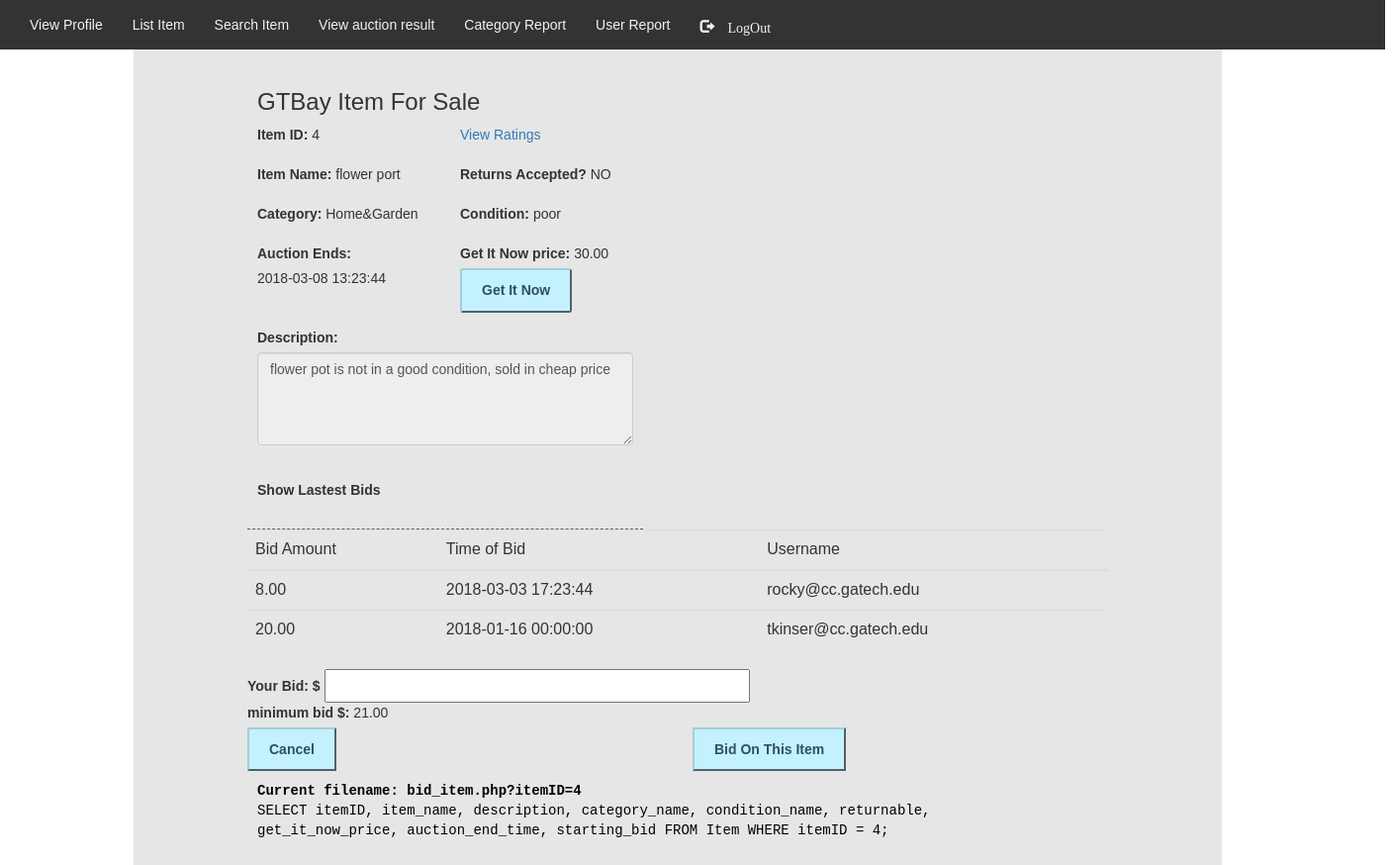
/bid_item.php?itemID=4 (signed in), run on the app's committed database.
### tables this page shows
CREATE TABLE `Item` (
  `itemID` int(16) UNSIGNED NOT NULL AUTO_INCREMENT,
  `username` varchar(250) NOT NULL,
  `item_name` varchar(250) NOT NULL,
  `description` varchar(250) NOT NULL,
  `get_it_now_price` decimal(13,2) DEFAULT NULL,
  `minimum_sale_price` decimal(13,2) NOT NULL,
  `returnable` tinyint(1) NOT NULL,
  `starting_bid` decimal(13,2) NOT NULL,
  `auction_end_time` datetime NOT NULL,
  `category_name` varchar(250) NOT NULL,
  `condition_name` varchar(250) NOT NULL,
   PRIMARY KEY (itemID),
   KEY username (username),
   KEY condition_name (condition_name),
   KEY category_name (category_name)
);

### bid_item.php (the view, shortened to what this page needs)
<?php
include('lib/common.php');
$search_itemID = (int)$_GET['itemID'];
$query = "SELECT itemID, item_name, description, category_name, condition_name, returnable, get_it_now_price, auction_end_time, starting_bid " .
"FROM Item " .
"WHERE itemID = $search_itemID";
$result = mysqli_query($db, $query);
if (!empty($result) && (mysqli_num_rows($result) == 0) ) {
	array_push($error_msg,  "SELECT ERROR:  <br>" . __FILE__ ." line:". __LINE__ );
} else {
	while ($row = mysqli_fetch_array($result, MYSQLI_ASSOC)){
		$ID_item = $row['itemID'];
		$name_item = $row['item_name'];
		$description_item = $row['description'] ;
		$condition_item = $row['condition_name'];
		$category_item = $row['category_name'];
		$returable = (int)$row['returnable'];
		$getitnowprice_item = $row['get_it_now_price'];
		$auctionendtime_item = $row['auction_end_time'];
		$starting_bid = $row['starting_bid'];
	}
}
$min_query = "SELECT max(bid_amount) AS MAX FROM `Bid/GetItNow` WHERE itemID=$search_itemID; ";
$min_result = mysqli_query($db, $min_query);
if (!empty($min_result) && (mysqli_num_rows($min_result) == 0) ) {
	array_push($error_msg,  "SELECT ERROR:  <br>" . __FILE__ ." line:". __LINE__ .$min_query);
} else {
	while ($row = mysqli_fetch_array($min_result, MYSQLI_ASSOC)){
		$min_bid = $row['MAX'];
	}
}
if($min_bid <= $starting_bid) {
	if($starting_bid > 0) {
		$min_bid = $starting_bid;
	} else {
		$min_bid = 0.01;
	}
} else {
	$min_bid = $min_bid + 1;
}
$min_bid = number_format((float)$min_bid, 2, '.', '');
$cur_username = $_SESSION['username'];
$desc_query = "SELECT * FROM Item WHERE itemID = $search_itemID AND username = '$cur_username'";
$desc_result = mysqli_query($db, $desc_query);
$desc_count = mysqli_num_rows($desc_result);
?>
<?php include("lib/menu.php"); ?>
<link rel="stylesheet" href="css/style.css">
<div class="container">
	<div class="center_content">
		<div class="col-lg-10 col-lg-offset-1">
			<div class="features">
				<div class="profile_section">
					<h3>GTBay Item For Sale</h3>
					<form class="bidform" action="bid_item.php" method="post">
						<div class = "row">
							<div class = "col-md-6">
								<div class = "form-group">
									<label for = "itemname_form"> Item ID:</label>
									<?php print $ID_item ;?>
								</div>
							</div>
							<div class = "col-md-6">
								<div class = "form-group">
									<?php
									print '<td><a href="rating.php?itemID=' . urlencode($search_itemID) . '">View Ratings</a></td>';
									?><br>
								</div>
							</div>
						</div>
						<div class = "row">
							<div class = "col-md-6">
								<div class = "form-group">
									<label for = "itemname_form"> Item Name: </label>
									<?php print $name_item;?><br>
								</div>
							</div>
							<div class="col-md-6">
								<div class="form-group">
									<label for="returnable_form">Returns Accepted?  </label>
									<?php
									if( $returable == 1){
										print 'YES';
									} else {
										print 'NO';
									}
									?>
								</div>
							</div>
						</div>
						<div class = "row">
							<div class="col-md-6">
								<div class="form-group">
									<label for="category_form">Category: </label>
									<?php print $category_item;?>
								</div>
							</div>
							<div class="col-md-6">
								<div class="form-group">
									<label for="category_form">Condition: </label>
									<?php print $condition_item;?>
								</div>
							</div>
						</div>
						<div class = "row">
							<div class="col-md-6">
								<div class="form-group">
									<label for="auctionend_form">Auction Ends: </label>
									<br><?php print $auctionendtime_item;?>
								</div>
							</div>
							<div class="col-md-6">
								<div class="form-group">
									<label for="getitnow_form">Get It Now price:  </label>
									<?php print $getitnowprice_item;?>
									<?php if(!empty($getitnowprice_item)) : ?>
										<input type="submit" name="getitnow" class="button btn-sm" value="Get It Now"><br>
									<?php else : ?>
										<input type="hidden" name="getitnow_1" class="button btn-sm" value="Get It Now"><br>
									<?php endif; ?>
								</div>
							</div>
						</div>
						<div class = "row">
							<div class = "col-md-12">
								<div class = "form-group">
									<label for = "description_form"> Description: </label>
									<?php if($desc_count > 0) : ?>
										<textarea id = "description_form"  name = "new_description" class = "form-control" rows = "4" placeholder = "<?php print $description_item;?>"><?php print $description_item;?></textarea>
										<input type="submit" name= "update_description" class="button btn-sm" value="UpdateDescription">
									<?php else : ?>
										<textarea readonly id = "description_form" name = "new_description" placeholder = "<?php print $description_item;?>" class = "form-control" rows = "4"><?php print $description_item;?> </textarea>
									<?php endif; ?><br>
								</div>
							</div>
						</div>
						<label><strong>Show Lastest Bids </strong></label>
					</div>
						<table class="table table-hover">
							<tr>
								<td class='heading'>Bid Amount</td>
								<td class='heading'>Time of Bid</td>
								<td class='heading'>Username</td>
							</tr>
							<tbody>
								<?php
								$bid_query = "SELECT bid_amount, date_and_time, username FROM `Bid/GetItNow` WHERE itemID = $search_itemID ORDER BY date_and_time DESC LiMIT 4; ";
								$bid_result = mysqli_query($db, $bid_query);
								if (isset($bid_result)) {
									while ($row = mysqli_fetch_array($bid_result, MYSQLI_ASSOC)){
										print "<tr>";
										print "<td>{$row['bid_amount']}</td>";
										print "<td>{$row['date_and_time']}</td>";
										print "<td>{$row['username']}</td>";
										print "</tr>";
									}
								}
								?>
							</tbody>
						</table>
						<label><strong>Your Bid: $ </strong></label>
						<input type="text" class="inputvalues" name="yourbid" /><br>
						<label>minimum bid $:</label>
						<?php print $min_bid;?><br>
						<div class = "row">
							<div class="col-md-6">
								<a href="search_item.php"><input type="button" onclick="history.back();" value="Cancel" class="button" /></a>
							</div>
							<div class="col-md-6">
								<input type="submit" name="bid_btn" class="button" value="Bid On This Item"/>
							</div>
						</div>
					<?php include("lib/error.php"); ?>
			</div>
		</div>
	</div>
</div>
</body>
</html>

### css/style.css (style rules this page uses)
body { margin: 0; font-family: Arial, Helvetica, sans-serif; }
.center_content { background-color: #e6e6e6; padding: 10px; height: 1200px; width: 1100px; }
.button { border-top: 2px solid #a3ceda; border-left: 2px solid #a3ceda; border-right: 2px solid #4f6267; border-bottom: 2px solid #4f6267; padding: 10px 20px !important; font-size: 14px !important; background-color: #c4f1fe; font-weight: bold; color: #2d525d; }
.profile_section { float:left; width:400px; border-bottom:1px #4d704d dashed; padding:10px 10px 10px 10px; }
.inputvalues { width:430px; margin:0 auto; padding:5px; }

### data on the page
item: itemID "4", item_name "flower port", category_name "Home&Garden", condition_name "poor", auction_end_time "2018-03-08 13:23:44", get_it_now_price "30.00", new_description "flower pot is not in a good condition, sold in cheap price"
bid/getitnow: bid_amount "8.00", date_and_time "2018-03-03 17:23:44", username "rocky@cc.gatech.edu"
bid/getitnow: bid_amount "20.00", date_and_time "2018-01-16 00:00:00", username "tkinser@cc.gatech.edu"

### other printed values
$min_bid "21.00"
$query "Current filename: bid_item.php?itemID=4"
$query "SELECT itemID, item_name, description, category_name, condition_name, returnable, get_it_now_price, auction_end_time, starting_bid FROM Item WHERE itemID = 4;"
